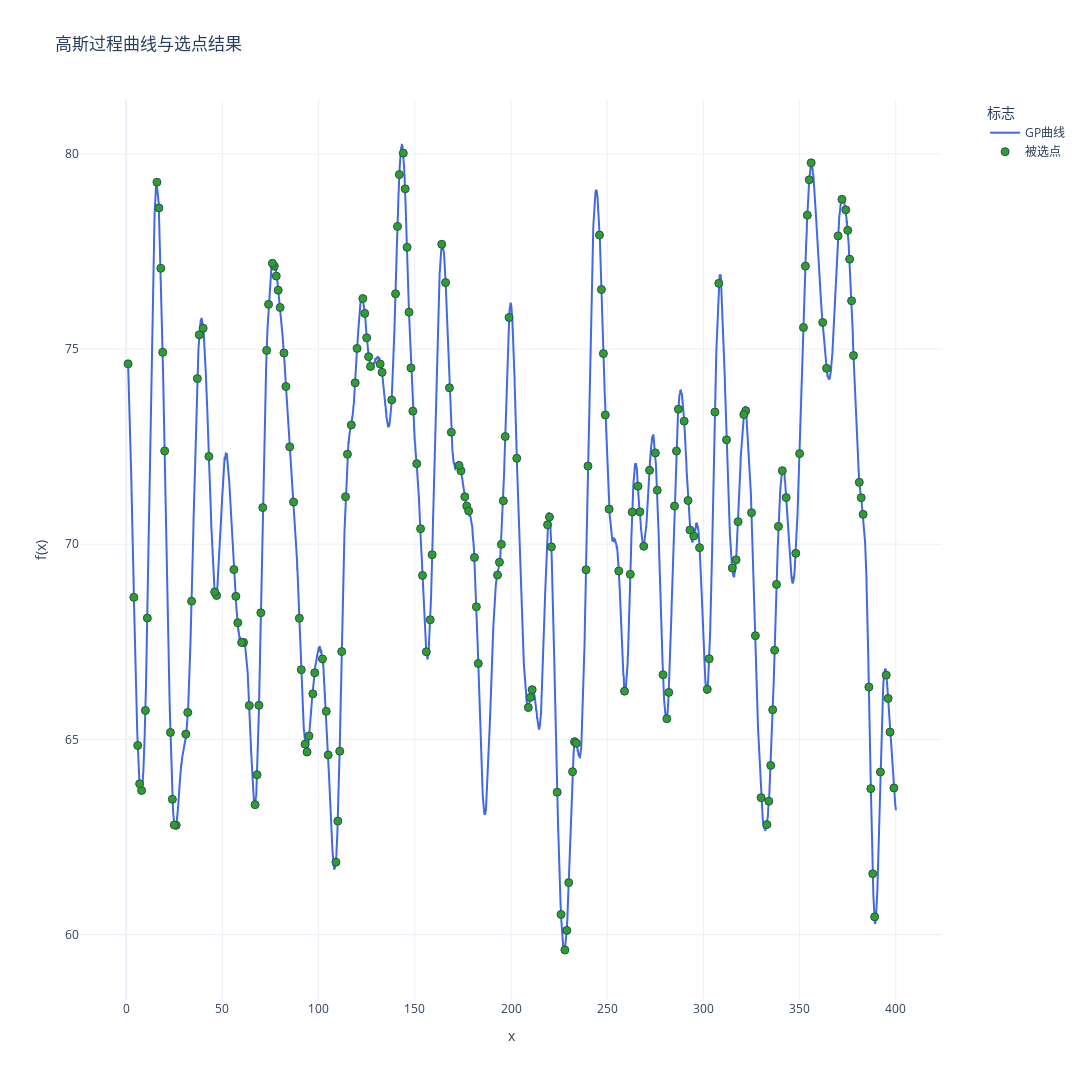

Notebook code cell kept with this figure:
### Code cell
import numpy as np
import plotly.graph_objects as go
from sklearn.gaussian_process import GaussianProcessRegressor
from sklearn.gaussian_process.kernels import RBF, ConstantKernel,WhiteKernel

seed = 42
np.random.seed(seed=seed)
# 定义核函数
kernel = ConstantKernel(25.0) * RBF(length_scale=4.0) + WhiteKernel(1e-3)
gp = GaussianProcessRegressor(kernel=kernel)

x_dense = np.linspace(1, 400, 4000).reshape(-1, 1)

y_dense = gp.sample_y(x_dense, n_samples=1, random_state=seed).flatten() + 70

# 提取整数点对应的y值
integer_points = np.random.choice(np.arange(1, 401), size=200, replace=False)
indices = [np.abs(x_dense.flatten() - x).argmin() for x in integer_points]
y_integers = y_dense[indices]

# 计算整数点的协方差矩阵
cov_matrix = kernel(integer_points.reshape(-1,1))

# 计算相关性矩阵
std_dev = np.sqrt(np.diag(cov_matrix))  
corr_matrix = cov_matrix / np.outer(std_dev, std_dev)  

np.savetxt('Sigma1.txt', cov_matrix, 
           fmt='%.6f',
           header=f'高斯过程协方差矩阵(1-50整数点)\n核函数: {kernel}')

np.savetxt('correlation_matrix.txt', corr_matrix,
           fmt='%.6f',
           header=f'高斯过程相关性矩阵(1-50整数点)\n核函数: {kernel}')

np.savetxt('mu.txt', 
           y_integers,
           fmt='%.6f',
           header='真实均值')

fig = go.Figure()

fig.add_trace(go.Scatter(
    x=x_dense.flatten(), 
    y=y_dense,
    mode='lines',
    name='GP曲线',
    line=dict(color='royalblue', width=2)
))

colors = ['#2ca02c',]

fig.add_trace(go.Scatter(
    x=integer_points,
    y=y_integers,
    mode='markers',
    name='被选点',
    marker=dict(
        color=colors[0],
        size=8,
        line=dict(width=1, color='DarkSlateGrey')
)))

fig.update_layout(
    title='高斯过程曲线与选点结果',
    xaxis_title='x',
    yaxis_title='f(x)',
    template='plotly_white',
    height=1080,
    width=1920,
    legend=dict(
        title='标志',
        x=1.05,
        y=1,
        xanchor='left',
        yanchor='top',
        bgcolor='rgba(255,255,255,0.8)'
    ),
    margin=dict(r=150) 
)

fig.show()

### Figure 1 — Plotly figure (JSON) as saved in the notebook; plotly's stock layout.template omitted (floating-point values rounded to 4 significant figures; data arrays with more than 128 entries replaced by an {"elided": "..."} marker saying what was removed)
{"data": [{"line": {"color": "royalblue", "width": 2}, "mode": "lines", "name": "GP曲线", "type": "scatter", "x": {"elided": "4000 float values"}, "y": {"elided": "4000 float values"}}, {"marker": {"color": "#2ca02c", "line": {"color": "DarkSlateGrey", "width": 1}, "size": 8}, "mode": "markers", "name": "被选点", "type": "scatter", "x": {"elided": "200 int values"}, "y": {"elided": "200 float values"}}], "layout": {"height": 1080, "legend": {"bgcolor": "rgba(255,255,255,0.8)", "title": {"text": "标志"}, "x": 1.05, "xanchor": "left", "y": 1, "yanchor": "top"}, "margin": {"r": 150}, "title": {"text": "高斯过程曲线与选点结果"}, "width": 1920, "xaxis": {"title": {"text": "x"}}, "yaxis": {"title": {"text": "f(x)"}}}}
